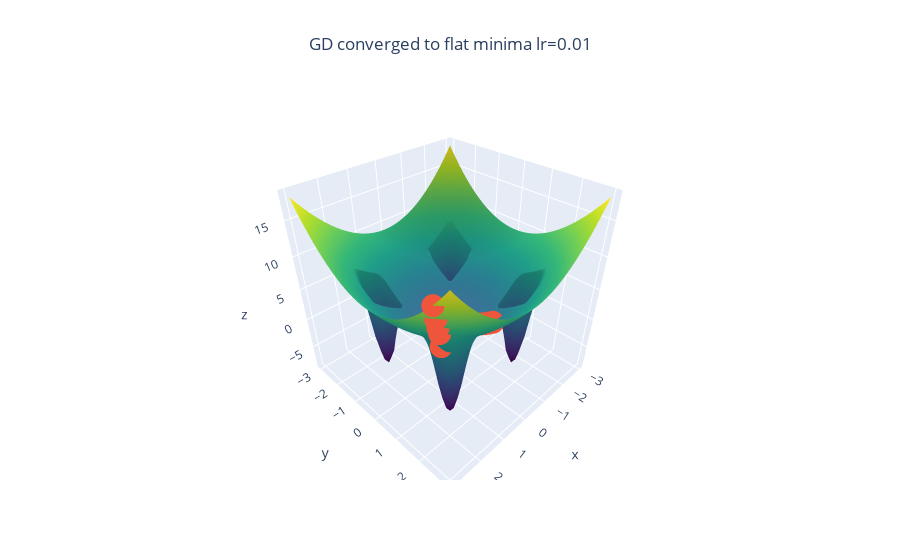

Source (notebook cell):
### Code cell
fig = go.Figure(
    data=[
        go.Surface(
            x=grid_x.numpy(), 
            y=grid_y.numpy(), 
            z=grid_z.numpy(), 
            colorscale='Viridis', 
            showscale=False
        ),
        go.Scatter3d(
            x=xs, y=ys, z=zs,
        )
    ],
)

fig.update_layout(
    title={
        'text': f'GD converged to flat minima lr=0.01', 
        'x':0.5,
        'xanchor': 'center',
    }
)

fig.show()
